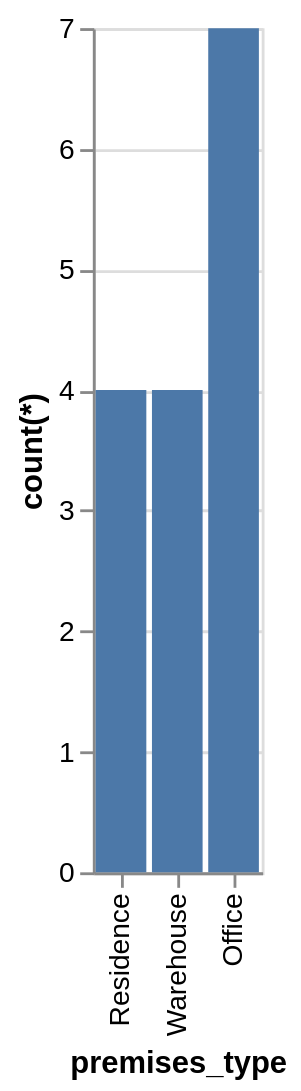

Here is the Vega-Lite specification saved for this chart:
### Vega-Lite specification from a JSON file in a GitHub repository (floating-point values rounded to 4 significant figures)
{"data": {"values": [{"x_data": "Office", "y_data": 7}, {"x_data": "Residence", "y_data": 4}, {"x_data": "Warehouse", "y_data": 4}]}, "mark": "bar", "encoding": {"x": {"field": "x_data", "type": "nominal", "title": "premises_type", "sort": {"op": "sum", "field": "y_data", "order": "ascending"}}, "y": {"field": "y_data", "type": "quantitative", "title": "count(*)"}}}
